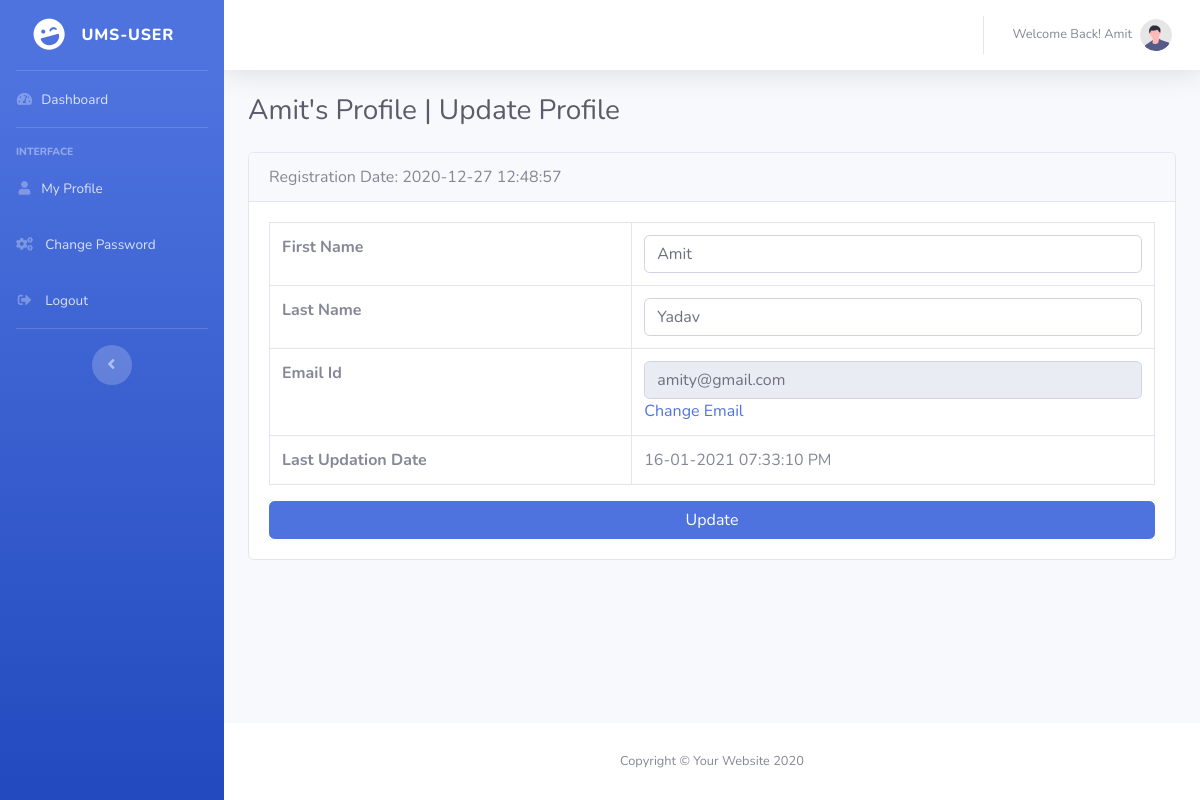
The page /ums-sp/edit-profile.php (signed in) on the database its author committed.
### tables this page shows
CREATE TABLE `tblusers` (
  `id` int(11) NOT NULL,
  `FirstName` varchar(150) DEFAULT NULL,
  `LastName` varchar(150) DEFAULT NULL,
  `EmailId` varchar(255) DEFAULT NULL,
  `UserPassword` varchar(255) DEFAULT NULL,
  `RegDate` timestamp NULL DEFAULT current_timestamp(),
  `IsActive` int(1) DEFAULT NULL,
  `LastUpdationDate` varchar(150) DEFAULT NULL
);

### ums-sp/edit-profile.php (the view, shortened to what this page needs)
<?php
include('includes/config.php');
if (strlen($_SESSION['uid']==0)) {
  header('location:logout.php');
  } else{
?>
<!DOCTYPE html>
<html lang="en">
<head>
    <link href="vendor/fontawesome-free/css/all.min.css" rel="stylesheet" type="text/css">
    <link href="css/sb-admin-2.min.css" rel="stylesheet">
</head>
<body id="page-top">
    <div id="wrapper">
       <?php include_once('includes/sidebar.php');?>
        <div id="content-wrapper" class="d-flex flex-column">
            <div id="content">
  <?php include_once('includes/topbar.php');?>
                <div class="container-fluid">
                    <div class="d-sm-flex align-items-center justify-content-between mb-4">
 <h1 class="h3 mb-0 text-gray-800"><?php echo ucwords($_SESSION['fname']);?>'s Profile | Update Profile</h1>
                    </div>
                    <div class="row">
                        <div class="col-lg-12">
<?php
$uid=$_SESSION['uid'];
$query=mysqli_query($con,"call sp_userprofile($uid)");
while ($result=mysqli_fetch_array($query)) {
?>
                            <div class="card mb-4">
                                <div class="card-header">
                                 Registration Date: <?php echo $result['RegDate'];?>
                                </div>
                                <div class="card-body">
<form method="post">
             <table class="table table-bordered dataTable" id="dataTable" width="100%" cellspacing="0" role="grid" aria-describedby="dataTable_info" style="width: 100%;">
                                    <tr>
                                            <th>First Name</th>
                                            <td>
                                                    <input type="text" class="form-control form-control-user" id="fname" value="<?php echo $result['FirstName'];?>" name="fname" required="true">
                                            </td>
                                        </tr>
                                        <tr>
                                            <th>Last Name</th>
                                            <td><input type="text" class="form-control form-control-user" id="lname" name="lname" value="<?php echo $result['LastName'];?>" required="true">
                                            </td>
                                        </tr>
                                        <tr>
                                            <th>Email Id</th>
                                            <td>
 <input type="email" class="form-control form-control-user" id="emailid" value="<?php echo $result['EmailId'];?>" name="emailid" readonly="true">
 <a href="change-emailid.php">Change Email</a>
                                            </td>
                                        </tr>
                                        <tr>
                                            <th>Last Updation Date </th>
                                            <td><?php echo $result['LastUpdationDate'];?></td>
                                        </tr>
                                </table>
                                    <button type="submit" name="update" class="btn btn-primary btn-user btn-block">
                                            Update
                                        </button>
                            </form>
                                </div>
                            </div>
<?php } ?>
                        </div>
                    </div>
                </div>
            </div>
     <?php include_once('includes/footer.php');?>
        </div>
    </div>
</body>
</html>
<?php } ?>

### rows shown on the page
tblusers: RegDate "2020-12-27 12:48:57", fname "Amit", lname "Yadav", emailid "amity@gmail.com", LastUpdationDate "16-01-2021 07:33:10 PM"

### other values the page prints
$_SESSION['fname'] "Amit"
